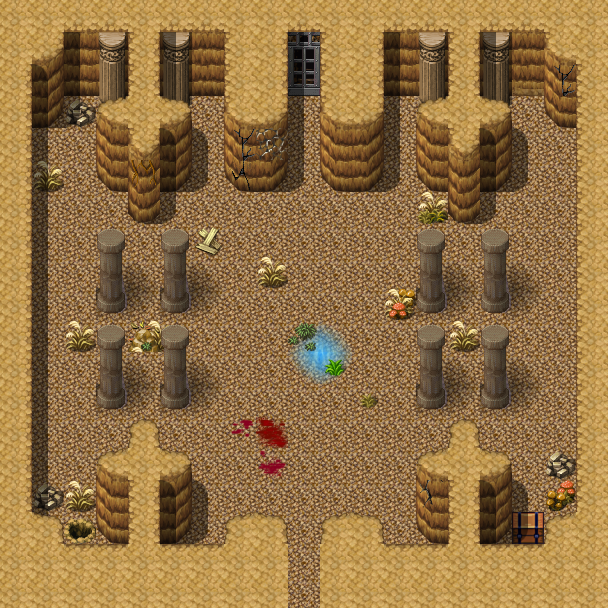

Tiled map render using the project's own tile images. Description and the map definition, with tile-layer contents summarised, below:
An orthogonal 19x19 tile map with 32x32 px tiles, 4 tile layers (Ground, Objects, Above, Top), 4 hidden layers not drawn, 14 tilesets and 15 objects (7x spawn, 3x script, 2x replace, mapchange, container, ...).

<map version="1.0" orientation="orthogonal" width="19" height="19" tilewidth="32" tileheight="32">
    <tileset firstgid="1" name="map_25" tilewidth="32" tileheight="32">
        <image source="../drawable/map_25.png" width="256" height="256" />
    </tileset>
    <tileset firstgid="65" name="map_21" tilewidth="32" tileheight="32">
        <image source="../drawable/map_21.png" width="256" height="256" />
    </tileset>
    <tileset firstgid="129" name="map_0" tilewidth="32" tileheight="32">
        <image source="../drawable/map_0.png" width="256" height="256" />
    </tileset>
    <tileset firstgid="193" name="map_26" tilewidth="32" tileheight="32">
        <image source="../drawable/map_26.png" width="256" height="256" />
    </tileset>
    <tileset firstgid="257" name="map_4" tilewidth="32" tileheight="32">
        <image source="../drawable/map_4.png" width="256" height="256" />
    </tileset>
    <tileset firstgid="321" name="map_20" tilewidth="32" tileheight="32">
        <image source="../drawable/map_20.png" width="256" height="256" />
    </tileset>
    <tileset firstgid="385" name="map_1" tilewidth="32" tileheight="32">
        <image source="../drawable/map_1.png" width="256" height="256" />
    </tileset>
    <tileset firstgid="449" name="map_9" tilewidth="32" tileheight="32">
        <image source="../drawable/map_9.png" width="256" height="256" />
    </tileset>
    <tileset firstgid="513" name="map_17" tilewidth="32" tileheight="32">
        <image source="../drawable/map_17.png" width="256" height="256" />
    </tileset>
    <tileset firstgid="577" name="map_3" tilewidth="32" tileheight="32">
        <image source="../drawable/map_3.png" width="256" height="256" />
    </tileset>
    <tileset firstgid="641" name="map_5" tilewidth="32" tileheight="32">
        <image source="../drawable/map_5.png" width="256" height="256" />
    </tileset>
    <tileset firstgid="705" name="map_16" tilewidth="32" tileheight="32">
        <image source="../drawable/map_16.png" width="256" height="256" />
    </tileset>
    <tileset firstgid="769" name="map_2" tilewidth="32" tileheight="32">
        <image source="../drawable/map_2.png" width="256" height="256" />
    </tileset>
    <tileset firstgid="833" name="map_6" tilewidth="32" tileheight="32">
        <image source="../drawable/map_6.png" width="256" height="256" />
    </tileset>
    <layer name="Ground" width="19" height="19">
        <data>[361 cells, 359 non-empty, 14 distinct tile ids]</data>
    </layer>
    <layer name="Objects" width="19" height="19">
        <data>[361 cells, 120 non-empty, 46 distinct tile ids]</data>
    </layer>
    <layer name="Objects_replace" width="19" height="19" visible="0">
        <data>[361 cells, 1 non-empty, 1 distinct tile ids]</data>
    </layer>
    <layer name="Above" width="19" height="19">
        <data>[361 cells, 84 non-empty, 16 distinct tile ids]</data>
    </layer>
    <layer name="Top" width="19" height="19">
        <data>[361 cells, 4 non-empty, 2 distinct tile ids]</data>
    </layer>
    <layer name="Above_replace" width="19" height="19" visible="0">
        <data>[361 cells, 2 non-empty, 2 distinct tile ids]</data>
    </layer>
    <layer name="Walkable" width="19" height="19" visible="0">
        <data>[361 cells, 204 non-empty, 1 distinct tile ids]</data>
    </layer>
    <layer name="Walkable_replace" width="19" height="19" visible="0">
        <data>[361 cells, 0 non-empty, 0 distinct tile ids]</data>
    </layer>
    <objectgroup name="Mapevents">
        <object name="South" type="mapchange" x="288" y="576" width="32" height="32">
            <properties>
                <property name="map" value="crackshot_hideout2" />
                <property name="place" value="North" />
            </properties>
        </object>
        <object name="g04_package1" type="container" x="512" y="512" width="32" height="32" />
        <object name="guild03_hideout3_open_chest" type="script" x="512" y="480" width="32" height="32" />
        <object name="guild03_check_crackshot_death" type="script" x="256" y="128" width="96" height="128">
            <properties>
                <property name="when" value="step" />
            </properties>
        </object>
        <object name="guild03_hideout3_exit_select" type="script" x="288" y="544" width="32" height="32">
            <properties>
                <property name="when" value="enter" />
            </properties>
        </object>
    </objectgroup>
    <objectgroup name="Spawn">
        <object name="g03_sergeant" type="spawn" x="192" y="480" width="32" height="32">
            <properties>
                <property name="spawngroup" value="g03_sergeant" />
            </properties>
        </object>
        <object name="crackshot_dying" type="spawn" x="0" y="0" width="32" height="32">
            <properties>
                <property name="spawngroup" value="crackshot_dying" />
            </properties>
        </object>
    </objectgroup>
    <objectgroup name="Keys">
        <object name="Object" type="key" x="288" y="32" width="32" height="64">
            <properties>
                <property name="phrase" value="guild03_hideout3_lock" />
                <property name="requireId" value="thieves_hidden" />
                <property name="requireType" value="questProgress" />
                <property name="requireValue" value="70" />
            </properties>
        </object>
    </objectgroup>
    <objectgroup name="Replace">
        <object name="thieves_hidden:60" type="replace" x="512" y="512" width="32" height="32">
            <properties>
                <property name="Objects" value="Objects_replace" />
            </properties>
        </object>
        <object name="thieves_hidden:70" type="replace" x="288" y="32" width="32" height="64">
            <properties>
                <property name="Above" value="Above_replace" />
                <property name="Walkable" value="Walkable_replace" />
                <property name="requireId" value="thieves_hidden" />
                <property name="requireType" value="questProgress" />
                <property name="requireValue" value="70" />
            </properties>
        </object>
    </objectgroup>
    <objectgroup name="Enemies">
        <object name="g03_hideout3_reb1" type="spawn" x="32" y="192" width="160" height="128">
            <properties>
                <property name="quantity" value="2" />
                <property name="spawngroup" value="guild03_rebthief_1" />
            </properties>
        </object>
        <object name="g03_hideout3_reb2" type="spawn" x="416" y="256" width="160" height="128">
            <properties>
                <property name="quantity" value="2" />
                <property name="spawngroup" value="guild03_rebthief_1" />
            </properties>
        </object>
        <object name="g03_hideout3_reb3" type="spawn" x="512" y="480" width="32" height="32">
            <properties>
                <property name="spawngroup" value="guild03_rebthief_2" />
            </properties>
        </object>
        <object name="g03_hideout3_reb4" type="spawn" x="192" y="224" width="224" height="224">
            <properties>
                <property name="quantity" value="3" />
                <property name="spawngroup" value="guild03_rebthief_3" />
            </properties>
        </object>
        <object name="g03_hideout_reb5" type="spawn" x="288" y="128" width="32" height="64">
            <properties>
                <property name="spawngroup" value="g03_crackshot" />
            </properties>
        </object>
    </objectgroup>
</map>
